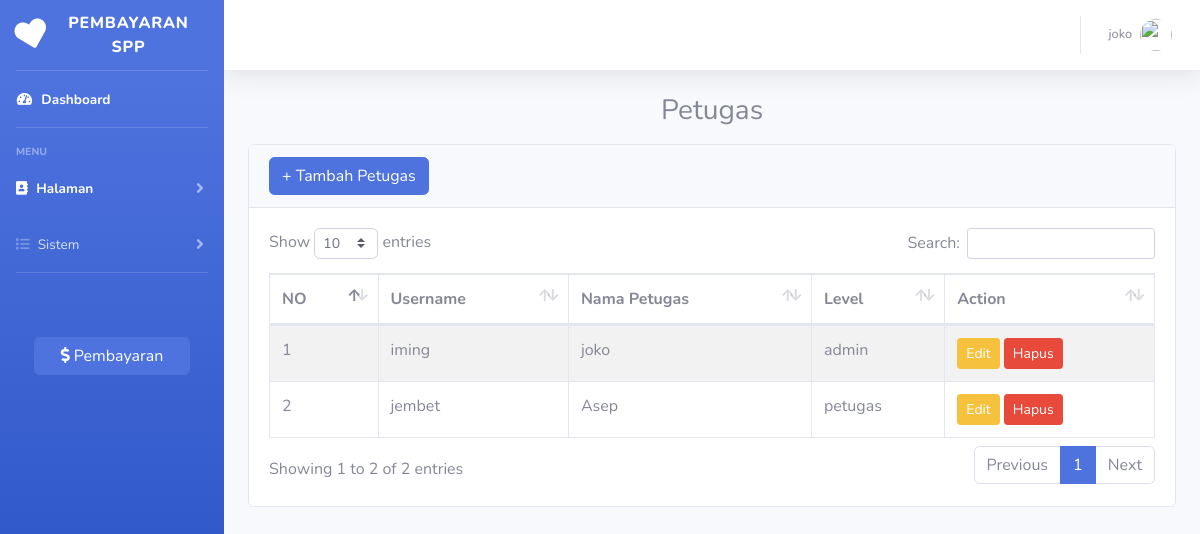
The app's page /index.php?page=petugas (signed in) with its own data.
### tables this page shows
CREATE TABLE `petugas` (
  `id_petugas` int(11) NOT NULL,
  `username` varchar(25) NOT NULL,
  `password` varchar(32) NOT NULL,
  `nama_petugas` varchar(35) NOT NULL,
  `level` enum('admin','petugas') NOT NULL
);

### index.php (the view, shortened to what this page needs)
<!DOCTYPE html>
<html lang="en">
<head>
        <?php
        $page = isset($_GET['page']) ? $_GET['page'] : 'Dashboard';
        ?>
    <link href="vendor/fontawesome-free/css/all.min.css" rel="stylesheet" type="text/css">
    <link href="css/sb-admin-2.min.css" rel="stylesheet">
    <link rel="stylesheet" type="text/css" href="vendor/datatables/dataTables.bootstrap4.min.css">
</head>
<body id="page-top">
    <div id="wrapper">
        <?php
        if (!empty($_SESSION['petugas']['level']) && ($_SESSION['petugas']['level'] == 'admin')) {
        ?>
            <ul class="navbar-nav bg-gradient-primary sidebar sidebar-dark accordion" id="accordionSidebar">
                <a class="sidebar-brand d-flex align-items-center justify-content-center" href="index.php">
                    <div class="sidebar-brand-icon rotate-n-15">
                        <i class="fas fa-heart"></i>
                    </div>
                    <div class="sidebar-brand-text mx-3">Pembayaran SPP </div>
                </a>
                <hr class="sidebar-divider my-0">
                <li class="nav-item active <?php echo (empty($_GET['page']) ? 'active' : '') ?>">
                    <a class="nav-link" href="index.php">
                        <i class="fas fa-fw fa-tachometer-alt"></i>
                        <span>Dashboard</span></a>
                </li>
                <hr class="sidebar-divider">
                <div class="sidebar-heading">
                    Menu
                </div>
                <li class="nav-item  <?php echo ($page == 'petugas' || $page == 'siswa' || $page == 'kelas' ? 'active' : '') ?>">
                    <a class="nav-link collapsed" href="#" data-toggle="collapse" data-target="#collapseTwo" aria-expanded="true" aria-controls="collapseTwo">
                        <i class="fa fa-address-book"></i>
                        <span>Halaman</span>
                    </a>
                </li>
                <li class="nav-item  <?php echo ($page == 'spp' || $page == 'laporan' ? 'active' : '') ?>">
                    <a class="nav-link collapsed" href="#" data-toggle="collapse" data-target="#collapseUtilities" aria-expanded="true" aria-controls="collapseUtilities">
                        <i class="fa fa-list"></i>
                        <span>Sistem</span>
                    </a>
                </li>
                <hr class="sidebar-divider">
                <button type="button" class="btn btn-primary mb-4 mt-5" style="width: 70%; margin-left: 15%;" data-toggle="modal" data-target="#tambahpembayaran">
                    <i class="fas fa-dollar-sign"></i> Pembayaran
                </button>
            </ul>
            <?php
        }
        ?>
        <div id="content-wrapper" class="d-flex flex-column">
            <div id="content">
                <nav class="navbar navbar-expand navbar-light bg-white topbar mb-4 static-top shadow">
                    <ul class="navbar-nav ml-auto">
                        <li class="nav-item dropdown no-arrow">
                            <a class="nav-link dropdown-toggle" href="#" id="userDropdown" role="button" data-toggle="dropdown" aria-haspopup="true" aria-expanded="false">
                                <span class="mr-2 d-none d-lg-inline text-gray-600 small">
                                    <?php
                                    if (!empty($_SESSION['petugas']['id_petugas'])) {
                                        echo $_SESSION['petugas']['nama_petugas'];
                                    } else {
                                        echo $_SESSION['petugas']['nama'];
                                    }
                                    ?>
                                </span>
                                <img class="img-profile rounded-circle" src="https://teknogram.id/gallery/foto-profil-wa/keren/pp-wa-kosong-keren-5.jpg">
                            </a>
                        </li>
                    </ul>
                </nav>
                <div class="container-fluid">
                    <?php
                    $page = isset($_GET['page']) ? $_GET['page'] : 'home';
                    include $page . '.php';
                    ?>
</body>
</html>

### petugas.php (shortened to what this page needs)
<h1 class="h3 mb-3" style="text-align: center;">Petugas</h1>
<div class="row">
    <div class="col-12">
        <div class="card flex-fill">
            <div class="card-header">
                <button type="button" class="btn btn-primary" data-toggle="modal" data-target="#tambahpetugas">
                    + Tambah Petugas
                </button>
            </div>
            <div class="card-body">
                <table class="table table-bordered table-striped table-hover" id="petugas">
                    <thead>
                        <tr>
                            <th>NO</th>
                            <th>Username</th>
                            <th>Nama Petugas</th>
                            <th>Level</th>
                            <th>Action</th>
                        </tr>
                    </thead>
                    <tbody>
                        <?php
                        $i = 1;
                        $query = mysqli_query($koneksi, "SELECT * FROM petugas");
                        while ($data = mysqli_fetch_array($query)) {
                        ?>
                            <tr>
                                <td><?php echo $i++ ?></td>
                                <td><?php echo $data['username'] ?></td>
                                <td><?php echo $data['nama_petugas'] ?></td>
                                <td><?php echo $data['level'] ?></td>
                                <td>
                                    <button data-toggle="modal" data-target="#editpetugas<?php echo $data['id_petugas']; ?>" class="btn btn-warning btn-sm edit-petugas">Edit</button>
                                    <button data-toggle="modal" data-target="#hapus<?php echo $data['id_petugas']; ?>" class="btn btn-danger btn-sm hapus-petugas">Hapus</button>
                                </td>
                            </tr>
                        <?php
                        }
                        ?>
                    </tbody>
                </table>
            </div>
        </div>
    </div>
</div>
</div>

### records on screen
petugas: username "iming", nama_petugas "joko", level "admin"
petugas: username "jembet", nama_petugas "Asep", level "petugas"

### other values on screen
$_SESSION['petugas']['nama_petugas'] "joko"
